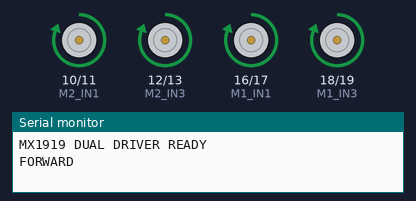
A sketch run on a simulated Arduino Uno, built with avr-gcc and run on an emulated ATmega328P. On the bench: motor-driver pin pairs drawn as motors (green arrow = first pin HIGH = forward, orange = second pin HIGH = backward, longer = more drive), the last lines printed to the serial monitor.

Above: at 1.0 s.
At 2.5 s:
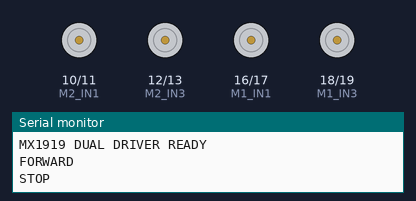
At 4.0 s:
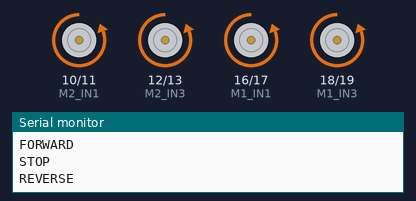
Timing chart, 0 to 6.5 s (numbered marks = the images above):
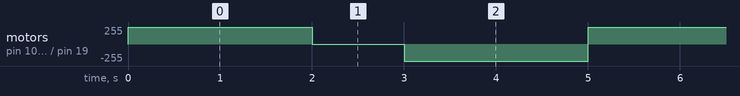

The sketch:

Motor_Driver.ino
```cpp
#include <Arduino.h>

/* ===== MX1919 DRIVER 1 ===== */

#define M1_IN1 16 //FR
#define M1_IN2 17
#define M1_IN3 18 //FL
#define M1_IN4 19

/* ===== MX1919 DRIVER 2 ===== */
#define M2_IN1 10 // BR
#define M2_IN2 11
#define M2_IN3 12 // BL
#define M2_IN4 13

void setup() {
  Serial.begin(115200);

  pinMode(M1_IN1, OUTPUT);
  pinMode(M1_IN2, OUTPUT);
  pinMode(M1_IN3, OUTPUT);
  pinMode(M1_IN4, OUTPUT);

  pinMode(M2_IN1, OUTPUT);
  pinMode(M2_IN2, OUTPUT);
  pinMode(M2_IN3, OUTPUT);
  pinMode(M2_IN4, OUTPUT);

  Serial.println("MX1919 DUAL DRIVER READY");
}

void loop() {
  // ===== MAJU (SEMUA MOTOR) =====
  digitalWrite(M1_IN1, HIGH);
  digitalWrite(M1_IN2, LOW);
  digitalWrite(M1_IN3, HIGH);
  digitalWrite(M1_IN4, LOW);

  digitalWrite(M2_IN1, HIGH);
  digitalWrite(M2_IN2, LOW);
  digitalWrite(M2_IN3, HIGH);
  digitalWrite(M2_IN4, LOW);

  Serial.println("FORWARD");
  delay(2000);

  // ===== STOP =====
  digitalWrite(M1_IN1, LOW);
  digitalWrite(M1_IN2, LOW);
  digitalWrite(M1_IN3, LOW);
  digitalWrite(M1_IN4, LOW);

  digitalWrite(M2_IN1, LOW);
  digitalWrite(M2_IN2, LOW);
  digitalWrite(M2_IN3, LOW);
  digitalWrite(M2_IN4, LOW);

  Serial.println("STOP");
  delay(1000);

  // ===== MUNDUR =====
  digitalWrite(M1_IN1, LOW);
  digitalWrite(M1_IN2, HIGH);
  digitalWrite(M1_IN3, LOW);
  digitalWrite(M1_IN4, HIGH);

  digitalWrite(M2_IN1, LOW);
  digitalWrite(M2_IN2, HIGH);
  digitalWrite(M2_IN3, LOW);
  digitalWrite(M2_IN4, HIGH);

  Serial.println("REVERSE");
  delay(2000);
}
```

Measured:
- by itself, motor on pin 10 (M2_IN1) / pin 11 (M2_IN2), motor on pin 12 (M2_IN3) / pin 13 (M2_IN4), motor on pin 16 (M1_IN1) / pin 17 (M1_IN2), motor on pin 18 (M1_IN3) / pin 19 (M1_IN4): repeats every 5.0 s: stopped 1.0 s, backward 255/255 2.0 s, forward 255/255 2.0 s
